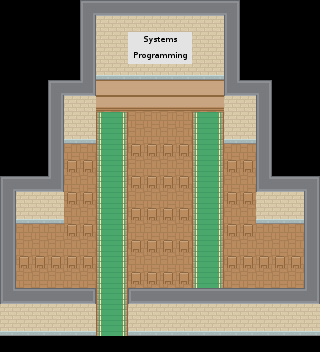

Rendered tile map (Tiled .tmx) drawn with the repository's tilesets; below, a short description and the map source with its tile grids summarised:
An orthogonal 20x22 tile map with 16x16 px tiles, 4 tile layers (Tile Layer 1, Tile Layer 2, Tile Layer 3, overlay), 4 tilesets and 61 objects (59x wall, player, NPC).

<map version="1.0" orientation="orthogonal" renderorder="right-down" width="20" height="22" tilewidth="16" tileheight="16" nextobjectid="67">
 <tileset firstgid="1" name="roguelikeIndoor_transparent" tilewidth="16" tileheight="16" spacing="1" tilecount="468" columns="26">
  <image source="../assets/roguelikeIndoor_transparent.png" width="457" height="305" />
 </tileset>
 <tileset firstgid="469" name="roguelikeCity_magenta" tilewidth="16" tileheight="16" spacing="1" tilecount="1036" columns="37">
  <image source="../assets/roguelikeCity_magenta.png" width="628" height="475" />
 </tileset>
 <tileset firstgid="1505" name="roguelikeSheet_transparent" tilewidth="16" tileheight="16" spacing="1" tilecount="1767" columns="57">
  <image source="../assets/roguelikeSheet_transparent.png" width="968" height="526" />
 </tileset>
 <tileset firstgid="3272" name="boards" tilewidth="16" tileheight="16" tilecount="56" columns="14">
  <image source="../assets/boards.png" width="224" height="64" />
 </tileset>
 <layer name="Tile Layer 1" width="20" height="22">
  <data>[440 cells, 294 non-empty, 3 distinct tile ids]</data>
 </layer>
 <layer name="Tile Layer 2" width="20" height="22">
  <data>[440 cells, 226 non-empty, 15 distinct tile ids]</data>
 </layer>
 <layer name="Tile Layer 3" width="20" height="22">
  <data>[440 cells, 10 non-empty, 9 distinct tile ids]</data>
 </layer>
 <objectgroup name="Obstacles">
  <object id="2" name="wall" x="48" y="80" width="16" height="64" />
  <object id="3" name="wall" x="80" y="0" width="160" height="16" />
  <object id="4" name="wall" x="256" y="80" width="16" height="64" />
  <object id="5" name="wall" x="256" y="144" width="16" height="64" />
  <object id="6" name="wall" x="48" y="144" width="16" height="64" />
  <object id="7" name="wall" x="16" y="176" width="32" height="32" />
  <object id="8" name="wall" x="272" y="176" width="32" height="32" />
  <object id="9" name="wall" x="304" y="176" width="16" height="160" />
  <object id="10" name="wall" x="0" y="176" width="16" height="160" />
  <object id="11" name="wall" x="16" y="320" width="80" height="16" />
  <object id="12" name="wall" x="128" y="320" width="176" height="16" />
  <object id="13" name="wall" x="80" y="16" width="16" height="64" />
  <object id="14" name="wall" x="224" y="16" width="16" height="64" />
  <object id="15" name="wall" x="64" y="80" width="32" height="48" />
  <object id="16" name="wall" x="96" y="336" width="32" height="16" />
  <object id="18" name="wall" x="96" y="16" width="128" height="48" />
  <object id="19" name="player" x="112" y="320" width="8" height="8">
   <properties>
    <property name="entrance" type="int" value="0" />
   </properties>
  </object>
  <object id="20" name="wall" x="132" y="144" width="8" height="8" />
  <object id="24" name="wall" x="148" y="144" width="8" height="8" />
  <object id="25" name="wall" x="164" y="144" width="8" height="8" />
  <object id="26" name="wall" x="180" y="144" width="8" height="8" />
  <object id="27" name="wall" x="180" y="176" width="8" height="8" />
  <object id="28" name="wall" x="164" y="176" width="8" height="8" />
  <object id="29" name="wall" x="148" y="176" width="8" height="8" />
  <object id="30" name="wall" x="132" y="176" width="8" height="8" />
  <object id="31" name="wall" x="68" y="160" width="8" height="8" />
  <object id="32" name="wall" x="180" y="208" width="8" height="8" />
  <object id="33" name="wall" x="84" y="192" width="8" height="8" />
  <object id="34" name="wall" x="244" y="192" width="8" height="8" />
  <object id="35" name="wall" x="68" y="192" width="8" height="8" />
  <object id="36" name="wall" x="84" y="160" width="8" height="8" />
  <object id="37" name="wall" x="228" y="192" width="8" height="8" />
  <object id="38" name="wall" x="244" y="160" width="8" height="8" />
  <object id="39" name="wall" x="164" y="240" width="8" height="8" />
  <object id="40" name="wall" x="148" y="240" width="8" height="8" />
  <object id="41" name="wall" x="132" y="240" width="8" height="8" />
  <object id="42" name="wall" x="244" y="224" width="8" height="8" />
  <object id="43" name="wall" x="84" y="224" width="8" height="8" />
  <object id="44" name="wall" x="68" y="224" width="8" height="8" />
  <object id="45" name="wall" x="228" y="224" width="8" height="8" />
  <object id="46" name="wall" x="164" y="208" width="8" height="8" />
  <object id="47" name="wall" x="148" y="208" width="8" height="8" />
  <object id="48" name="wall" x="132" y="208" width="8" height="8" />
  <object id="49" name="wall" x="164" y="272" width="8" height="8" />
  <object id="50" name="wall" x="180" y="240" width="8" height="8" />
  <object id="51" name="wall" x="148" y="272" width="8" height="8" />
  <object id="52" name="wall" x="180" y="272" width="8" height="8" />
  <object id="53" name="wall" x="132" y="272" width="8" height="8" />
  <object id="54" name="wall" x="292" y="256" width="8" height="8" />
  <object id="55" name="wall" x="20" y="256" width="8" height="8" />
  <object id="56" name="wall" x="276" y="256" width="8" height="8" />
  <object id="57" name="wall" x="260" y="256" width="8" height="8" />
  <object id="58" name="wall" x="244" y="256" width="8" height="8" />
  <object id="59" name="wall" x="228" y="256" width="8" height="8" />
  <object id="60" name="wall" x="84" y="256" width="8" height="8" />
  <object id="61" name="wall" x="68" y="256" width="8" height="8" />
  <object id="62" name="wall" x="52" y="256" width="8" height="8" />
  <object id="63" name="wall" x="36" y="256" width="8" height="8" />
  <object id="64" name="wall" x="148" y="144" width="8" height="8" />
  <object id="65" name="wall" x="228" y="160" width="8" height="8" />
  <object id="66" name="NPC" x="160" y="104" width="8" height="8">
   <properties>
    <property name="json" type="int" value="0" />
   </properties>
  </object>
 </objectgroup>
 <layer name="overlay" width="20" height="22">
  <data>[440 cells, 48 non-empty, 5 distinct tile ids]</data>
 </layer>
</map>
